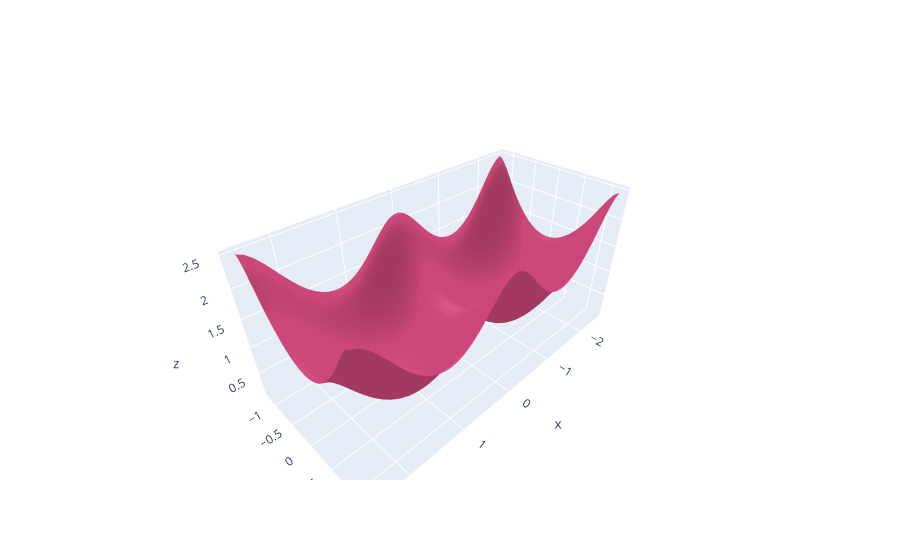

Source (notebook cell):
### Code cell
import plotly.graph_objects as go

fig = go.Figure(data=[go.Surface(z=zz, x=xx, y=yy, surfacecolor=np.ones_like(zz), contours=go.surface.Contours(
        z=go.surface.contours.Z(highlight=True, highlightcolor='white'),
        y=go.surface.contours.Y(highlight=False),
        x=go.surface.contours.X(highlight=False),
    ),showscale=False,hoverinfo='none',
                                )],
    layout = go.Layout(
        scene=go.layout.Scene(
            xaxis = go.layout.scene.XAxis(showspikes=False),
            yaxis = go.layout.scene.YAxis(showspikes=False),
            zaxis = go.layout.scene.ZAxis(showspikes=False),
        ), 
        showlegend=False,
    )
)
# fig.update_traces()

# fig.update_layout(title='Mt Bruno Elevation', autosize=False,
#                   width=500, height=500,
#                   margin=dict(l=65, r=50, b=65, t=90))
fig.show()
fig.write_html("saddle_demo.html")

### Figure 1 — Plotly figure (JSON) as saved in the notebook; plotly's stock layout.template omitted (floating-point values rounded to 4 significant figures; data arrays with more than 128 entries replaced by an {"elided": "..."} marker saying what was removed)
{"data": [{"contours": {"x": {"highlight": false}, "y": {"highlight": false}, "z": {"highlight": true, "highlightcolor": "white"}}, "hoverinfo": "none", "showscale": false, "surfacecolor": {"elided": "50x50 int values"}, "type": "surface", "x": {"elided": "50x50 float values"}, "y": {"elided": "50x50 float values"}, "z": {"elided": "50x50 float values"}}], "layout": {"scene": {"xaxis": {"showspikes": false}, "yaxis": {"showspikes": false}, "zaxis": {"showspikes": false}}, "showlegend": false}}
